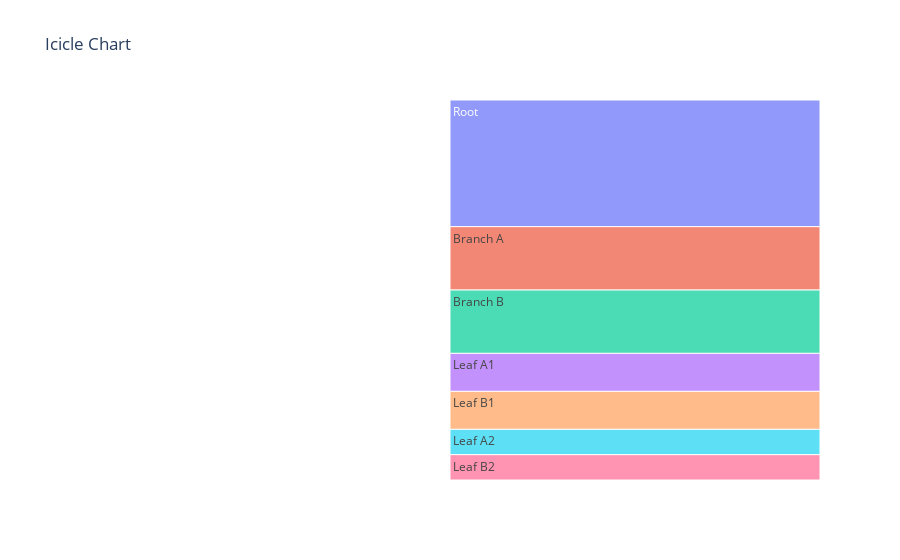

Notebook code cell kept with this figure:
### Code cell
icicle = sg.IciclePlot()
icicle.plot()

### Figure 1 — Plotly figure (JSON) as saved in the notebook; plotly's stock layout.template omitted (floating-point values rounded to 4 significant figures)
{"data": [{"branchvalues": "total", "domain": {"x": [0, 1], "y": [0, 1]}, "hovertemplate": "labels=%{label}<br>value=%{value}<br>parent=%{parent}<br>id=%{id}<extra></extra>", "ids": ["Root", "Branch A", "Branch B", "Leaf A1", "Leaf A2", "Leaf B1", "Leaf B2"], "labels": ["Root", "Branch A", "Branch B", "Leaf A1", "Leaf A2", "Leaf B1", "Leaf B2"], "name": "", "parents": ["", "", "", "", "", "", ""], "type": "icicle", "values": [10.0, 5.0, 5.0, 3.0, 2.0, 3.0, 2.0]}], "layout": {"legend": {"tracegroupgap": 0}, "title": {"text": "Icicle Chart"}}}
